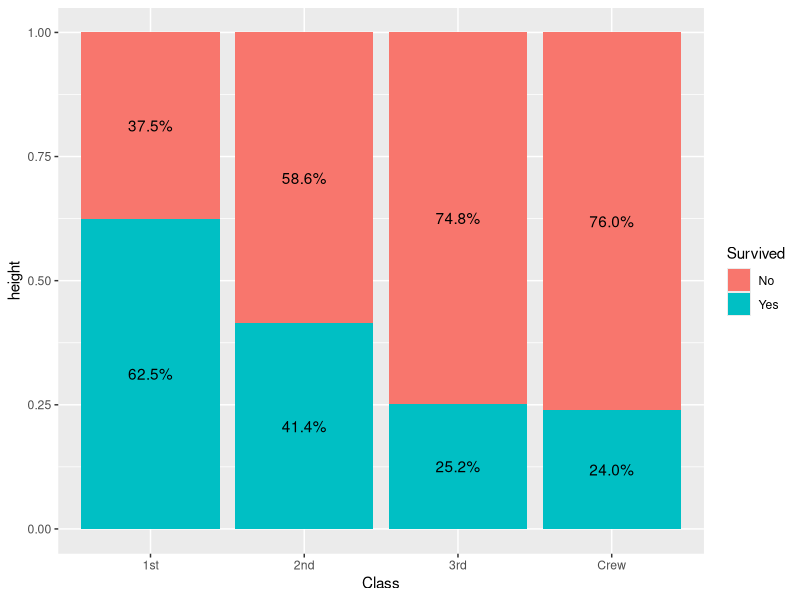
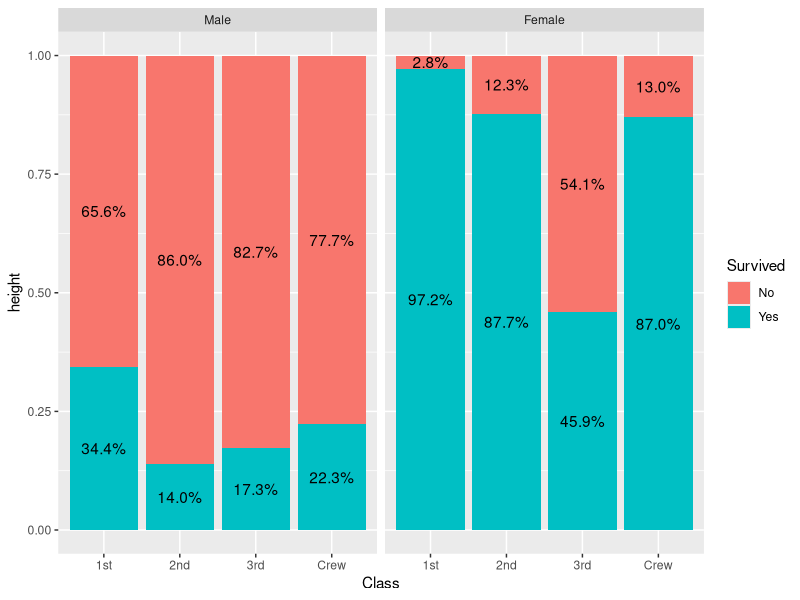
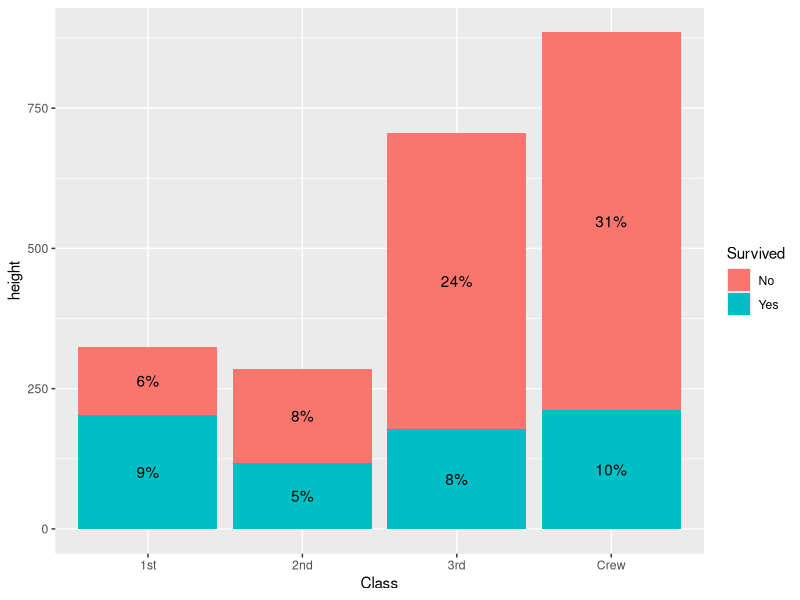
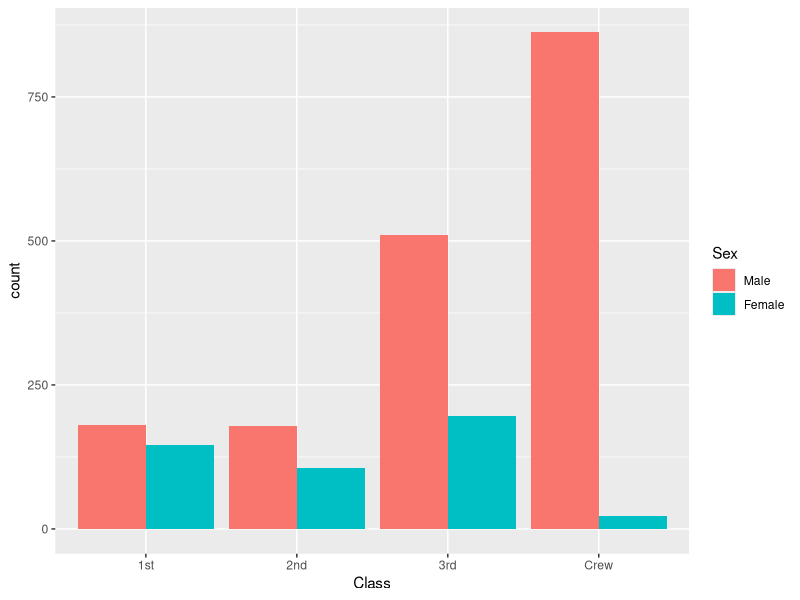
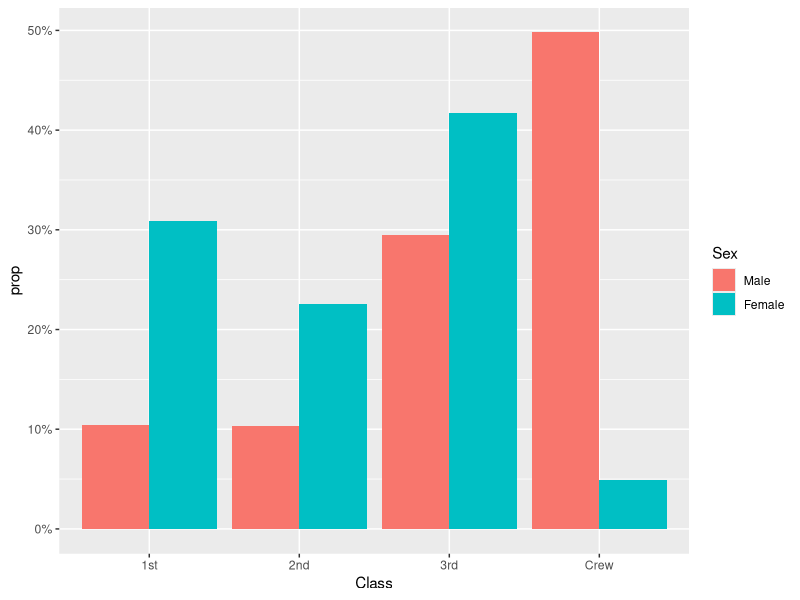
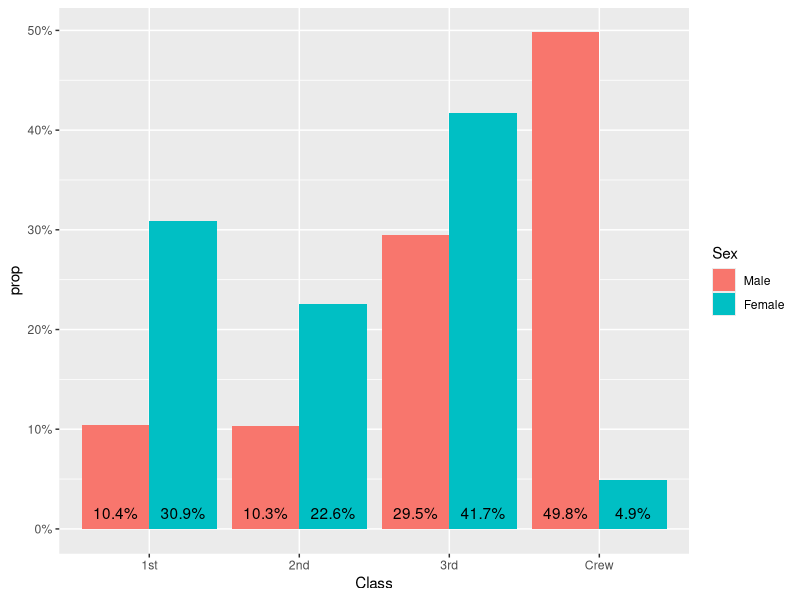

Write R code to recreate these figures, in order.
## ---- chunk 1
knitr::opts_chunk$set(
  collapse = TRUE,
  comment = "#>"
)
## ---- chunk 2
library(ggstats)
library(ggplot2)
## ---- chunk 3
d <- as.data.frame(Titanic)
p <- ggplot(d) +
  aes(x = Class, fill = Survived, weight = Freq, by = Class) +
  geom_bar(position = "fill") +
  geom_text(stat = "prop", position = position_fill(.5))
p
## ---- chunk 4
p + facet_grid(cols = vars(Sex))
## ---- chunk 5
ggplot(d) +
  aes(x = Class, fill = Survived, weight = Freq, by = 1) +
  geom_bar() +
  geom_text(
    aes(label = scales::percent(after_stat(prop), accuracy = 1)),
    stat = "prop",
    position = position_stack(.5)
 )
## ---- chunk 6
ggplot(d) +
  aes(x = Class, fill = Sex, weight = Freq, by = Sex) +
  geom_bar(position = "dodge")
## ---- chunk 7
ggplot(d) +
  aes(x = Class, fill = Sex, weight = Freq, by = Sex, y = after_stat(prop)) +
  geom_bar(stat = "prop", position = "dodge") +
  scale_y_continuous(labels = scales::percent)
## ---- chunk 8
ggplot(d) +
  aes(x = Class, fill = Sex, weight = Freq, by = Sex, y = after_stat(prop)) +
  geom_bar(stat = "prop", position = "dodge") +
  scale_y_continuous(labels = scales::percent) +
  geom_text(
    mapping = aes(
      label = scales::percent(after_stat(prop), accuracy = .1),
      y = after_stat(0.01)
    ),
    vjust = "bottom",
    position = position_dodge(.9),
    stat = "prop"
  )
